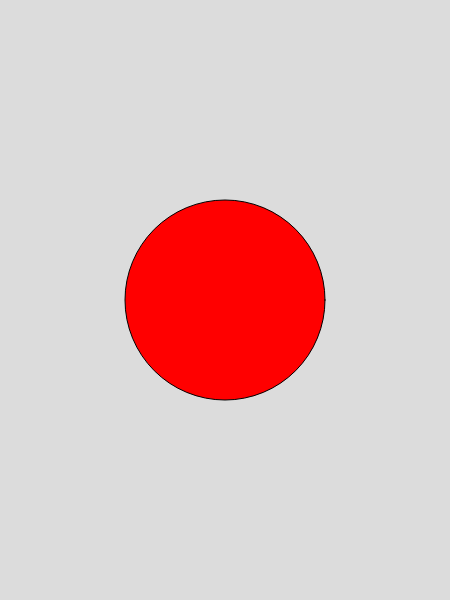
Frame 1 (no input)
Frame 60 (no input): identical to frame 1, image omitted
Frame 120 (the mouse pressed at the canvas centre since frame 60): identical to frame 1, image omitted

The p5.js sketch that drew this single still picture (run headless with seeded random() and noise() and a simulated clock; from frame 60 on, the mouse is pressed at the canvas centre):

// p5.js sketch
// ── sketch.js
var canvasWidth = 450;
var canvasHeight = 600;

function setup() {
    createCanvas(canvasWidth, canvasHeight);
}

function draw() {
    background(220);
    fill(255, 0, 0);
    circle(canvasWidth / 2, canvasHeight / 2, 200)
}
